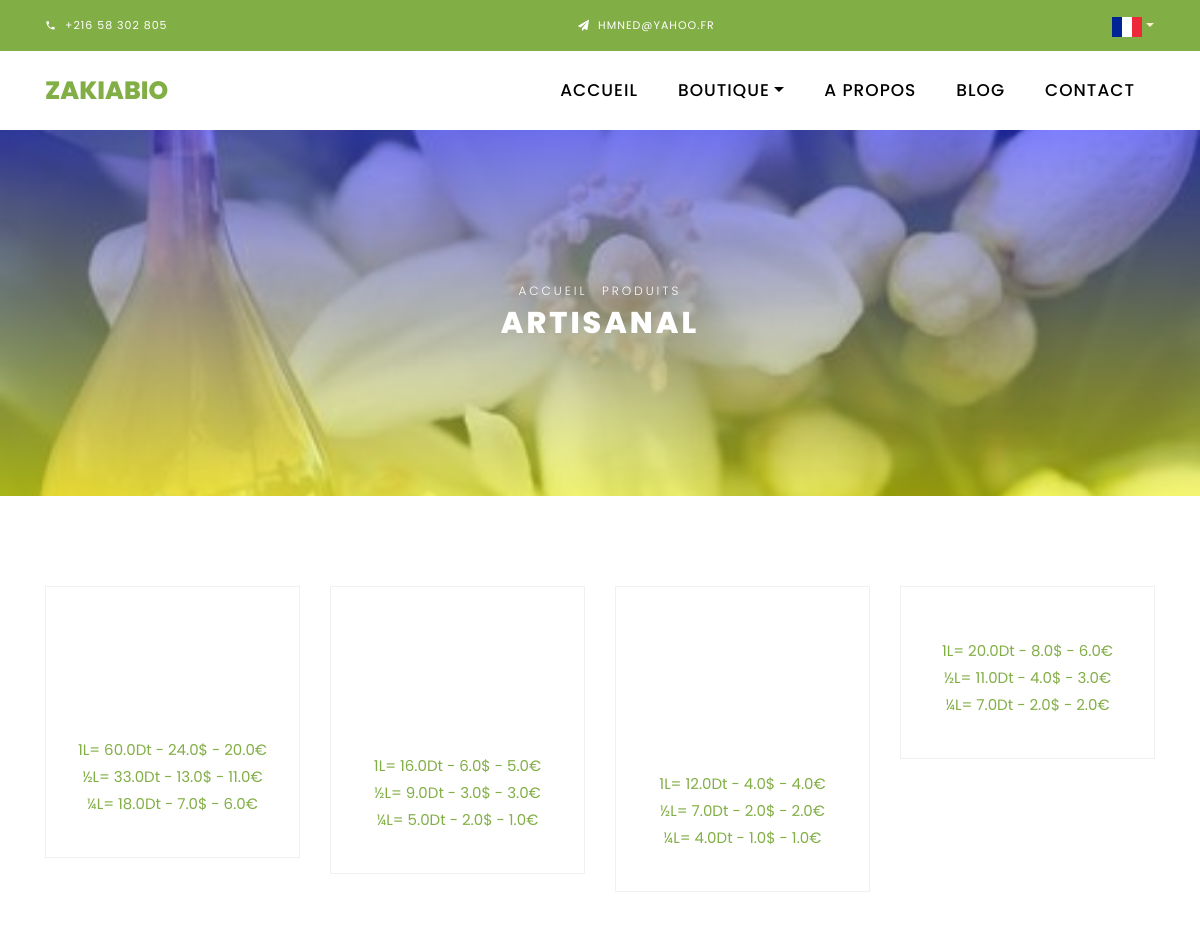
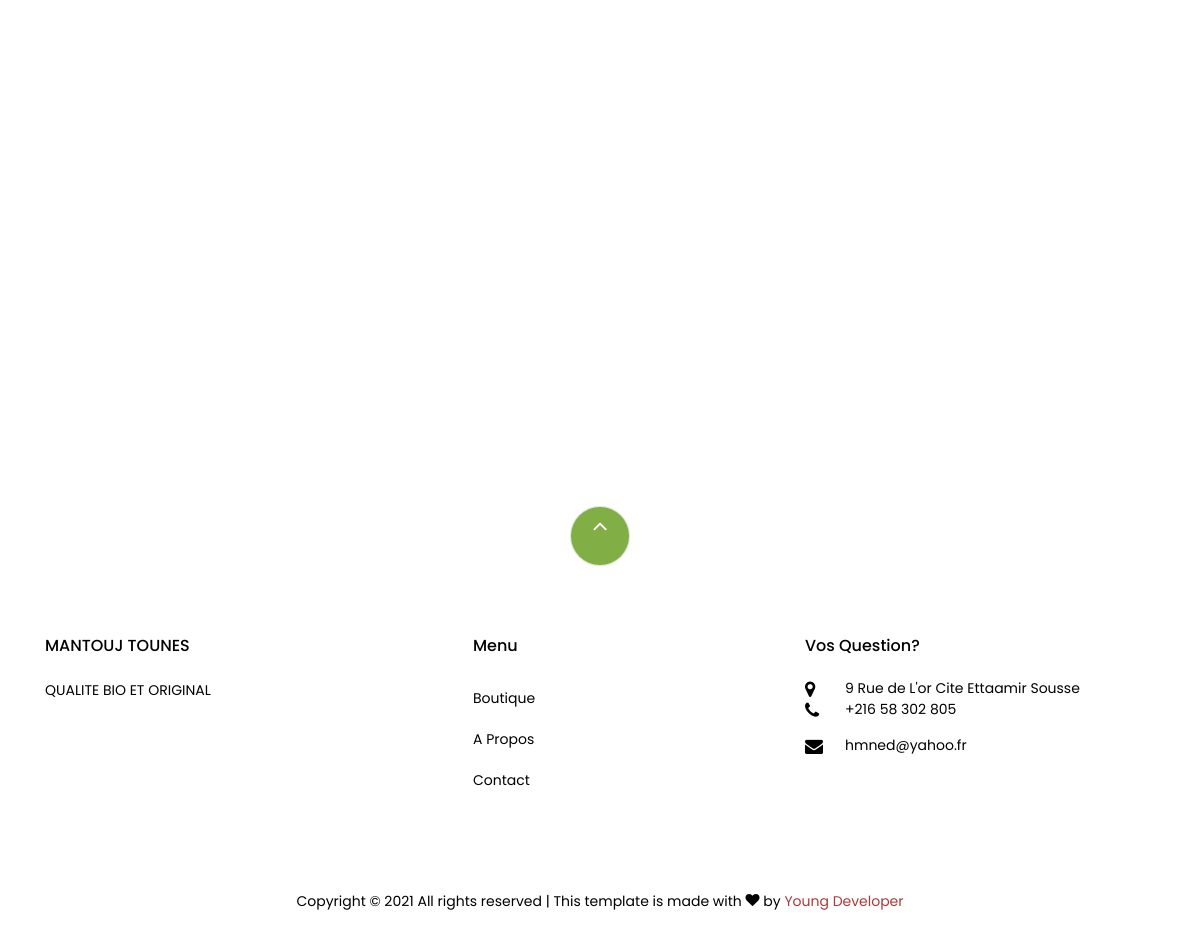
Screenshot of /fr/artisanal with the database file from the repository (2 pictures, top to bottom).
### artisanalProd/models.py (models this page shows, shortened)
class ArtisanalProd(models.Model):
    ENtitle = models.CharField(max_length=200)
    FRtitle = models.CharField(max_length=200)
    ARtitle = models.CharField(max_length=200)
    image = models.ImageField(upload_to='pics')
    ENdescription = models.TextField(max_length=2000)
    FRdescription = models.TextField(max_length=2000)
    ARdescription = models.TextField(max_length=2000)
    pricedemikg = models.FloatField(max_length=1000)
    pricequartkg = models.FloatField(max_length=1000)
    price = models.FloatField(max_length=1000)
    slug = models.SlugField(unique=True)
    available = models.BooleanField(default=True)

### fr/views.py (the view)
# urls.py: path('artisanal', views.artisanal, name='artisanal'),
def artisanal(request):
    prods = ArtisanalProd.objects.all()
    return render(request, 'fr/artisanalfr.html', context={"prods":prods})

### template/fr/artisanalfr.html (shortened to what this page needs)
{% load static %}
{% load mathfilters %}
<!DOCTYPE html>
<html lang="en">
<head>
  <link rel="stylesheet" href="{% static 'css/open-iconic-bootstrap.min.css' %}">
  <link rel="stylesheet" href="{% static 'css/animate.css' %}">
  <link rel="stylesheet" href="{% static 'css/owl.carousel.min.css' %}">
  <link rel="stylesheet" href="{% static 'css/owl.theme.default.min.css' %}">
  <link rel="stylesheet" href="{% static 'css/magnific-popup.css' %}">
  <link rel="stylesheet" href="{% static 'css/aos.css' %}">
  <link rel="stylesheet" href="{% static 'css/ionicons.min.css' %}">
  <link rel="stylesheet" href="{% static 'css/bootstrap-datepicker.css' %}">
  <link rel="stylesheet" href="{% static 'css/jquery.timepicker.css' %}">
  <link rel="stylesheet" href="{% static 'css/flaticon.css' %}">
  <link rel="stylesheet" href="{% static 'css/icomoon.css' %}">
  <link rel="stylesheet" href="{% static 'css/style.css' %}">
</head>
<body class="goto-here">
	<div class="py-1 bg-primary">
		<div class="container">
			<div class="row no-gutters d-flex align-items-start align-items-center px-md-0">
				<div class="col-lg-12 d-block">
					<div class="row d-flex">
						<div class="col-md pr-4 d-flex topper align-items-center">
							<div class="icon mr-2 d-flex justify-content-center align-items-center">
								<span class="icon-phone2"></span>
							</div>
							<span class="text">+216 58 302 805</span>
						</div>
						<div class="col-md pr-4 d-flex topper align-items-center">
							<div class="icon mr-2 d-flex justify-content-center align-items-center">
								<span class="icon-paper-plane"></span>
							</div>
							<span class="text">Hmned@yahoo.fr</span>
						</div>
						<div class="#">
							<a class="nav-link dropdown-toggle" href="#" id="dropdown04" data-toggle="dropdown" aria-haspopup="true" aria-expanded="false" style="color: blanchedalmond;"><img src="{% static 'images/fr.svg' %}" alt="" width="30px" length="30px" /></a>
						</div>
					</div>
				</div>
			</div>
		</div>
	</div>
<nav class="navbar navbar-expand-lg navbar-dark ftco_navbar bg-dark ftco-navbar-light" id="ftco-navbar">
  <div class="container">
    <a class="navbar-brand" href="/fr">ZAKIABIO</a>
    <div class="collapse navbar-collapse" id="ftco-nav">
      <ul class="navbar-nav ml-auto">
        <li class="nav-item"><a href="/fr" class="nav-link">Accueil</a></li>
        <li class="nav-item dropdown">
          <a class="nav-link dropdown-toggle active" href="#" id="dropdown04" data-toggle="dropdown"
            aria-haspopup="true" aria-expanded="false">Boutique</a>
        </li>
        <li class="nav-item">
          <a href="/fr/about" class="nav-link">A Propos</a>
        </li>
        <li class="nav-item">
          <a href="/fr/blog" class="nav-link">Blog</a>
        </li>
        <li class="nav-item">
          <a href="/fr/contact" class="nav-link">Contact</a>
        </li>
      </ul>
    </div>
  </div>
</nav>
  <div class="hero-wrap hero-bread" style="background-image:linear-gradient(rgba(0, 0, 255, 0.5), rgba(255, 255, 0, 0.5)),
  url({% static 'images/img44.jpg' %});">
    <div class="container">
      <div class="row no-gutters slider-text align-items-center justify-content-center">
        <div class="col-md-9 ftco-animate text-center">
          <p class="breadcrumbs"><span class="mr-2"><a href="/">Accueil</a></span> <span>Produits</span></p>
          <h1 class="mb-0 bread">Artisanal</h1>
        </div>
      </div>
    </div>
  </div>
  <section class="ftco-section">
    <div class="container">
      <div class="row">
        {% for a in prods %}
    			<div class="col-md-6 col-lg-3 ftco-animate">
    				<div class="product">
    					<a href="/fr/artisanal/{{ a.slug }}" target="_blank" class="img-prod"><img class="img-fluid" src="{{ a.image.url }}" alt="Colorlib Template">
    					</a>
    					<div class="text py-3 pb-4 px-3 text-center">
    						<div class="d-flex">
    							<div class="pricing">
                    <p class="price">1L= <span class="price-sale">{{ a.price}}Dt - {{ a.price|intdiv:2.5 }}$ - {{ a.price|intdiv:3 }}€</span>
                    <p class="price">½L= <span class="price-sale">{{ a.pricedemikg }}Dt - {{ a.pricedemikg|intdiv:2.5 }}$ - {{ a.pricedemikg|intdiv:3 }}€</p></span>
                    <p class="price">¼L= <span class="price-sale">{{ a.pricequartkg }}Dt - {{ a.pricequartkg|intdiv:2.5 }}$ - {{ a.pricequartkg|intdiv:3 }}€</p></span>
                      </p>
		    					</div>
	    					</div>
    					</div>
    				</div>
          </div>
          {% endfor %}
      </div>
    </div>
  </section>
  <footer class="ftco-footer ftco-section">
    <div class="container">
      <div class="row">
        <div class="mouse">
          <a href="#" class="mouse-icon">
            <div class="mouse-wheel">
              <span class="ion-ios-arrow-up"></span>
            </div>
          </a>
        </div>
      </div>
      <div class="row mb-5">
        <div class="col-md">
          <div class="ftco-footer-widget mb-4">
            <h2 class="ftco-heading-2">MANTOUJ TOUNES</h2>
            <p>
              QUALITE BIO ET ORIGINAL
            </p>
            <ul class="ftco-footer-social list-unstyled float-md-left float-lft mt-5">
            </ul>
          </div>
        </div>
        <div class="col-md">
          <div class="ftco-footer-widget mb-4 ml-md-5">
            <h2 class="ftco-heading-2">Menu</h2>
            <ul class="list-unstyled">
              <li><a href="./shop" class="py-2 d-block">Boutique</a></li>
              <li><a href="./about" class="py-2 d-block">A Propos</a></li>
              <li><a href="./contact" class="py-2 d-block">Contact</a></li>
            </ul>
          </div>
        </div>
        <div class="col-md">
          <div class="ftco-footer-widget mb-4">
            <h2 class="ftco-heading-2">Vos Question?</h2>
            <div class="block-23 mb-3">
              <ul>
                <li>
                  <span class="icon icon-map-marker"></span><span class="text">9 Rue de L'or Cite Ettaamir Sousse</span>
                </li>
                <li>
                  <a href="#"><span class="icon icon-phone"></span><span class="text">+216 58 302 805</span></a>
                </li>
                <li>
                  <a href="#"><span class="icon icon-envelope"></span><span
                      class="text">hmned@yahoo.fr</span></a>
                </li>
              </ul>
            </div>
          </div>
        </div>
      </div>
      <div class="row">
        <div class="col-md-12 text-center">
          <p>
            Copyright &copy;
            All rights reserved | This template is made with
            <i class="icon-heart color-danger" aria-hidden="true"></i> by
            <a href="https://colorlib.com" target="_blank">Young Developer</a>
          </p>
        </div>
      </div>
    </div>
  </footer>
</body>
</html>

### static/css/icomoon.css (style rules this page uses)
[class^="icon-"], [class*=" icon-"] { font-family: 'icomoon' !important; speak: none; font-style: normal; font-weight: normal; font-variant: normal; text-transform: none; line-height: 1; -webkit-font-smoothing: antialiased; -moz-osx-font-smoothing: grayscale; }
.icon-heart:before { content: "\f004"; }
.icon-map-marker:before { content: "\f041"; }
.icon-phone:before { content: "\f095"; }
.icon-envelope:before { content: "\f0e0"; }
.icon-paper-plane:before { content: "\f1d8"; }
.icon-phone2:before { content: "\e0cd"; }

### rows the page displays
ArtisanalProd: price "60.0", price "24.0", price "20.0", pricedemikg "33.0", pricedemikg "13.0", pricedemikg "11.0", pricequartkg "18.0", pricequartkg "7.0", pricequartkg "6.0"
ArtisanalProd: price "16.0", price "6.0", price "5.0", pricedemikg "9.0", pricedemikg "3.0", pricequartkg "5.0", pricequartkg "2.0", pricequartkg "1.0"
ArtisanalProd: price "12.0", price "4.0", pricedemikg "7.0", pricedemikg "2.0", pricequartkg "4.0", pricequartkg "1.0"
ArtisanalProd: price "20.0", price "8.0", price "6.0", pricedemikg "11.0", pricedemikg "4.0", pricedemikg "3.0", pricequartkg "7.0", pricequartkg "2.0"
